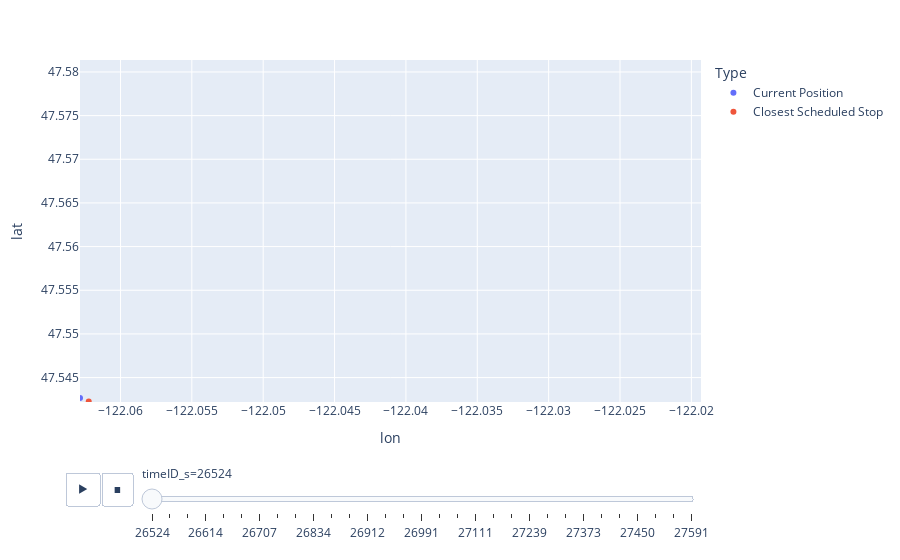

Notebook source saved alongside this figure:
### Code cell
fig = px.scatter(
    plot_data,
    x="lon",
    y="lat",
    range_x=[np.min(plot_data['lon']), np.max(plot_data['lon'])],
    range_y=[np.min(plot_data['lat']), np.max(plot_data['lat'])],
    color="Type",
    animation_frame="timeID_s",
    animation_group="Type"
)
fig.show()

### Figure 1 — Plotly figure (JSON) as saved in the notebook; plotly's stock layout.template omitted (floating-point values rounded to 4 significant figures)
{"data": [{"hovertemplate": "Type=Current Position<br>timeID_s=26524<br>lon=%{x}<br>lat=%{y}<extra></extra>", "ids": ["Current Position"], "legendgroup": "Current Position", "marker": {"color": "#636efa", "symbol": "circle"}, "mode": "markers", "name": "Current Position", "orientation": "v", "showlegend": true, "type": "scatter", "x": [-122.1], "xaxis": "x", "y": [47.54], "yaxis": "y"}, {"hovertemplate": "Type=Closest Scheduled Stop<br>timeID_s=26524<br>lon=%{x}<br>lat=%{y}<extra></extra>", "ids": ["Closest Scheduled Stop"], "legendgroup": "Closest Scheduled Stop", "marker": {"color": "#EF553B", "symbol": "circle"}, "mode": "markers", "name": "Closest Scheduled Stop", "orientation": "v", "showlegend": true, "type": "scatter", "x": [-122.1], "xaxis": "x", "y": [47.54], "yaxis": "y"}], "layout": {"legend": {"title": {"text": "Type"}, "tracegroupgap": 0}, "margin": {"t": 60}, "sliders": [{"active": 0, "currentvalue": {"prefix": "timeID_s="}, "len": 0.9, "pad": {"b": 10, "t": 60}, "steps": [{"args": [["26524"], {"frame": {"duration": 0, "redraw": false}, "fromcurrent": true, "mode": "immediate", "transition": {"duration": 0, "easing": "linear"}}], "label": "26524", "method": "animate"}, {"args": [["26554"], {"frame": {"duration": 0, "redraw": false}, "fromcurrent": true, "mode": "immediate", "transition": {"duration": 0, "easing": "linear"}}], "label": "26554", "method": "animate"}, {"args": [["26586"], {"frame": {"duration": 0, "redraw": false}, "fromcurrent": true, "mode": "immediate", "transition": {"duration": 0, "easing": "linear"}}], "label": "26586", "method": "animate"}, {"args": [["26614"], {"frame": {"duration": 0, "redraw": false}, "fromcurrent": true, "mode": "immediate", "transition": {"duration": 0, "easing": "linear"}}], "label": "26614", "method": "animate"}, {"args": [["26644"], {"frame": {"duration": 0, "redraw": false}, "fromcurrent": true, "mode": "immediate", "transition": {"duration": 0, "easing": "linear"}}], "label": "26644", "method": "animate"}, {"args": [["26677"], {"frame": {"duration": 0, "redraw": false}, "fromcurrent": true, "mode": "immediate", "transition": {"duration": 0, "easing": "linear"}}], "label": "26677", "method": "animate"}, {"args": [["26707"], {"frame": {"duration": 0, "redraw": false}, "fromcurrent": true, "mode": "immediate", "transition": {"duration": 0, "easing": "linear"}}], "label": "26707", "method": "animate"}, {"args": [["26748"], {"frame": {"duration": 0, "redraw": false}, "fromcurrent": true, "mode": "immediate", "transition": {"duration": 0, "easing": "linear"}}], "label": "26748", "method": "animate"}, {"args": [["26774"], {"frame": {"duration": 0, "redraw": false}, "fromcurrent": true, "mode": "immediate", "transition": {"duration": 0, "easing": "linear"}}], "label": "26774", "method": "animate"}, {"args": [["26834"], {"frame": {"duration": 0, "redraw": false}, "fromcurrent": true, "mode": "immediate", "transition": {"duration": 0, "easing": "linear"}}], "label": "26834", "method": "animate"}, {"args": [["26856"], {"frame": {"duration": 0, "redraw": false}, "fromcurrent": true, "mode": "immediate", "transition": {"duration": 0, "easing": "linear"}}], "label": "26856", "method": "animate"}, {"args": [["26898"], {"frame": {"duration": 0, "redraw": false}, "fromcurrent": true, "mode": "immediate", "transition": {"duration": 0, "easing": "linear"}}], "label": "26898", "method": "animate"}, {"args": [["26912"], {"frame": {"duration": 0, "redraw": false}, "fromcurrent": true, "mode": "immediate", "transition": {"duration": 0, "easing": "linear"}}], "label": "26912", "method": "animate"}, {"args": [["26947"], {"frame": {"duration": 0, "redraw": false}, "fromcurrent": true, "mode": "immediate", "transition": {"duration": 0, "easing": "linear"}}], "label": "26947", "method": "animate"}, {"args": [["26969"], {"frame": {"duration": 0, "redraw": false}, "fromcurrent": true, "mode": "immediate", "transition": {"duration": 0, "easing": "linear"}}], "label": "26969", "method": "animate"}, {"args": [["26991"], {"frame": {"duration": 0, "redraw": false}, "fromcurrent": true, "mode": "immediate", "transition": {"duration": 0, "easing": "linear"}}], "label": "26991", "method": "animate"}, {"args": [["27021"], {"frame": {"duration": 0, "redraw": false}, "fromcurrent": true, "mode": "immediate", "transition": {"duration": 0, "easing": "linear"}}], "label": "27021", "method": "animate"}, {"args": [["27051"], {"frame": {"duration": 0, "redraw": false}, "fromcurrent": true, "mode": "immediate", "transition": {"duration": 0, "easing": "linear"}}], "label": "27051", "method": "animate"}, {"args": [["27111"], {"frame": {"duration": 0, "redraw": false}, "fromcurrent": true, "mode": "immediate", "transition": {"duration": 0, "easing": "linear"}}], "label": "27111", "method": "animate"}, {"args": [["27179"], {"frame": {"duration": 0, "redraw": false}, "fromcurrent": true, "mode": "immediate", "transition": {"duration": 0, "easing": "linear"}}], "label": "27179", "method": "animate"}, {"args": [["27217"], {"frame": {"duration": 0, "redraw": false}, "fromcurrent": true, "mode": "immediate", "transition": {"duration": 0, "easing": "linear"}}], "label": "27217", "method": "animate"}, {"args": [["27239"], {"frame": {"duration": 0, "redraw": false}, "fromcurrent": true, "mode": "immediate", "transition": {"duration": 0, "easing": "linear"}}], "label": "27239", "method": "animate"}, {"args": [["27269"], {"frame": {"duration": 0, "redraw": false}, "fromcurrent": true, "mode": "immediate", "transition": {"duration": 0, "easing": "linear"}}], "label": "27269", "method": "animate"}, {"args": [["27306"], {"frame": {"duration": 0, "redraw": false}, "fromcurrent": true, "mode": "immediate", "transition": {"duration": 0, "easing": "linear"}}], "label": "27306", "method": "animate"}, {"args": [["27373"], {"frame": {"duration": 0, "redraw": false}, "fromcurrent": true, "mode": "immediate", "transition": {"duration": 0, "easing": "linear"}}], "label": "27373", "method": "animate"}, {"args": [["27404"], {"frame": {"duration": 0, "redraw": false}, "fromcurrent": true, "mode": "immediate", "transition": {"duration": 0, "easing": "linear"}}], "label": "27404", "method": "animate"}, {"args": [["27433"], {"frame": {"duration": 0, "redraw": false}, "fromcurrent": true, "mode": "immediate", "transition": {"duration": 0, "easing": "linear"}}], "label": "27433", "method": "animate"}, {"args": [["27450"], {"frame": {"duration": 0, "redraw": false}, "fromcurrent": true, "mode": "immediate", "transition": {"duration": 0, "easing": "linear"}}], "label": "27450", "method": "animate"}, {"args": [["27491"], {"frame": {"duration": 0, "redraw": false}, "fromcurrent": true, "mode": "immediate", "transition": {"duration": 0, "easing": "linear"}}], "label": "27491", "method": "animate"}, {"args": [["27531"], {"frame": {"duration": 0, "redraw": false}, "fromcurrent": true, "mode": "immediate", "transition": {"duration": 0, "easing": "linear"}}], "label": "27531", "method": "animate"}, {"args": [["27591"], {"frame": {"duration": 0, "redraw": false}, "fromcurrent": true, "mode": "immediate", "transition": {"duration": 0, "easing": "linear"}}], "label": "27591", "method": "animate"}], "x": 0.1, "xanchor": "left", "y": 0, "yanchor": "top"}], "updatemenus": [{"buttons": [{"args": [null, {"frame": {"duration": 500, "redraw": false}, "fromcurrent": true, "mode": "immediate", "transition": {"duration": 500, "easing": "linear"}}], "label": "&#9654;", "method": "animate"}, {"args": [[null], {"frame": {"duration": 0, "redraw": false}, "fromcurrent": true, "mode": "immediate", "transition": {"duration": 0, "easing": "linear"}}], "label": "&#9724;", "method": "animate"}], "direction": "left", "pad": {"r": 10, "t": 70}, "showactive": false, "type": "buttons", "x": 0.1, "xanchor": "right", "y": 0, "yanchor": "top"}], "xaxis": {"anchor": "y", "domain": [0, 1], "range": [-122.1, -122.0], "title": {"text": "lon"}}, "yaxis": {"anchor": "x", "domain": [0, 1], "range": [47.54, 47.58], "title": {"text": "lat"}}}}
